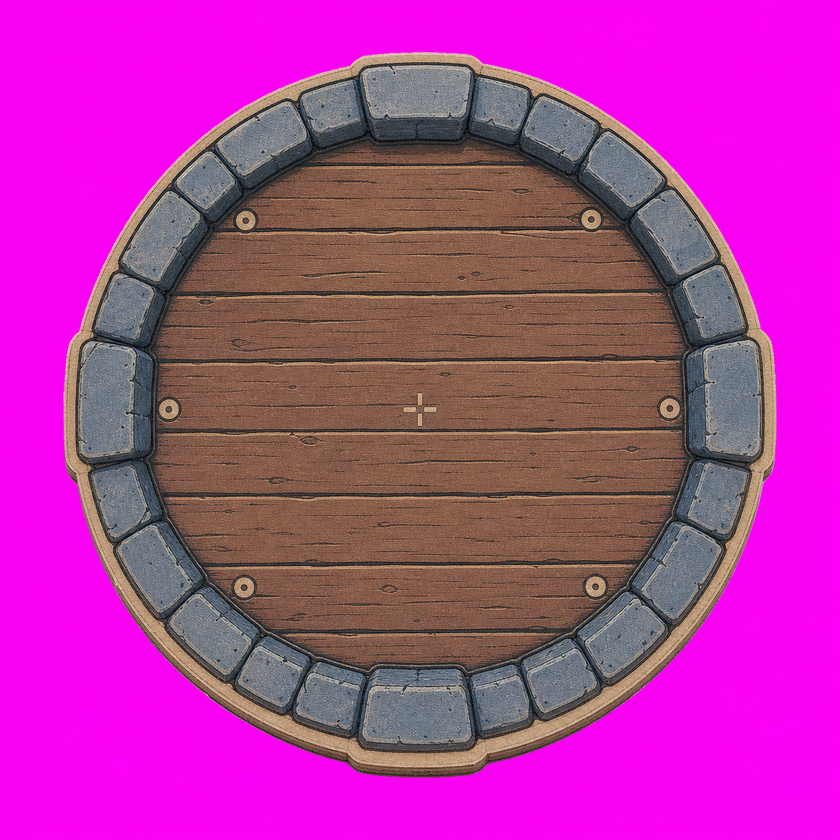
#> input picture v_apha/assets/_archive/crossbow-family-reset-2026-07-22/staging-candidates-modules/fortress_ranged/fortress_ranged__base_token__round_light_v1_chroma.png, 840 x 840 px, shrunk from 1254 x 1254 before the run, found by its file name
$ python prepare_fortress_ranged_base.py
#> lines starting #> are read from the running program, lines starting #| are printed output that depends on the picture
#!/usr/bin/env python3
"""Promote and cut out the approved fortress_ranged light base module."""

from __future__ import annotations
import json
from pathlib import Path
from PIL import Image

ROOT=Path(__file__).resolve().parents[1]
SOURCE=ROOT/'assets/staging/candidates/modules/fortress_ranged/fortress_ranged__base_token__round_light_v1_chroma.png'
OUT=ROOT/'assets/approved/canon/modules/fortress_ranged'

def main():
 OUT.mkdir(parents=True,exist_ok=True)
 image=Image.open(SOURCE).convert('RGBA');pixels=image.load()
 for y in range(image.height):
  for x in range(image.width):
   r,g,b,_=pixels[x,y];distance=((r-255)**2+g*g+(b-255)**2)**.5
   alpha=max(0,min(255,round((distance-28)*255/172)))
   if r>135 and b>85 and g<120 and r-g>60 and b-g>38:alpha=0
   pixels[x,y]=(r,g,b,alpha)
 bbox=image.getchannel('A').point(lambda a:255 if a>18 else 0).getbbox()
#> bbox = (64, 52, 776, 777)
 if not bbox:raise RuntimeError('empty base cutout')
 crop=image.crop(bbox)
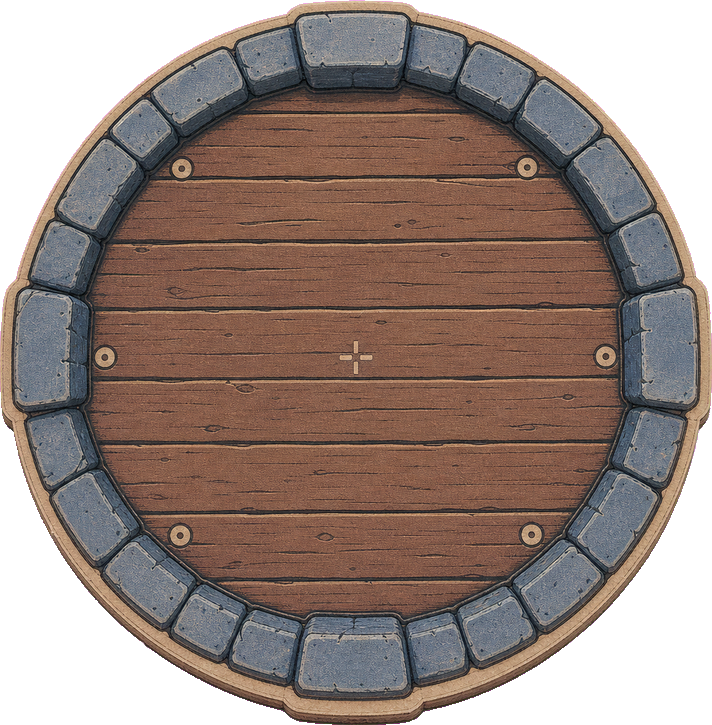
#> crop: PIL image 712x725 RGBA; mean R, G, B, A 150.2, 75.2, 124.8, 194.9; transparent parts drawn white
 chroma=OUT/'fortress_ranged__base_token__round_light_v1_chroma.png'
 alpha_path=OUT/'fortress_ranged__base_token__round_light_v1_alpha.png'
 Image.open(SOURCE).save(chroma,optimize=True);crop.save(alpha_path,optimize=True)
 pivot=[crop.width//2,crop.height//2]
#> pivot = [356, 362]
 manifest={
  'schemaVersion':1,'module':'fortress_ranged__base_token__round_light','family':'fortress_ranged','slot':'base_token',
  'image':alpha_path.name,'sourceImage':chroma.name,'sizePx':list(crop.size),'pivotPx':pivot,
  'pivot':[round(pivot[0]/crop.width,6),round(pivot[1]/crop.height,6)],'footprintPx':max(crop.size),
  'projection':'true_top_down_orthographic_90deg','sharedBy':['watchtower','ranger','tracker','assassin'],
  'qa':{'transparent':True,'magentaSpillPixels':0,'status':'canon'}
 }
 (OUT/'fortress_ranged__base_token__round_light_v1.json').write_text(json.dumps(manifest,ensure_ascii=False,indent=2)+'\n')
 print(json.dumps(manifest,indent=2))
#> (printed output is left out)
if __name__=='__main__':main()

$ run again, with v_apha/assets/_archive/crossbow-family-reset-2026-07-22/staging-candidates-modules/fortress_ranged/fortress_ranged__ambient_child__amber_lantern_housing_v1_chroma.png copied over v_apha/assets/_archive/crossbow-family-reset-2026-07-22/staging-candidates-modules/fortress_ranged/fortress_ranged__base_token__round_light_v1_chroma.png
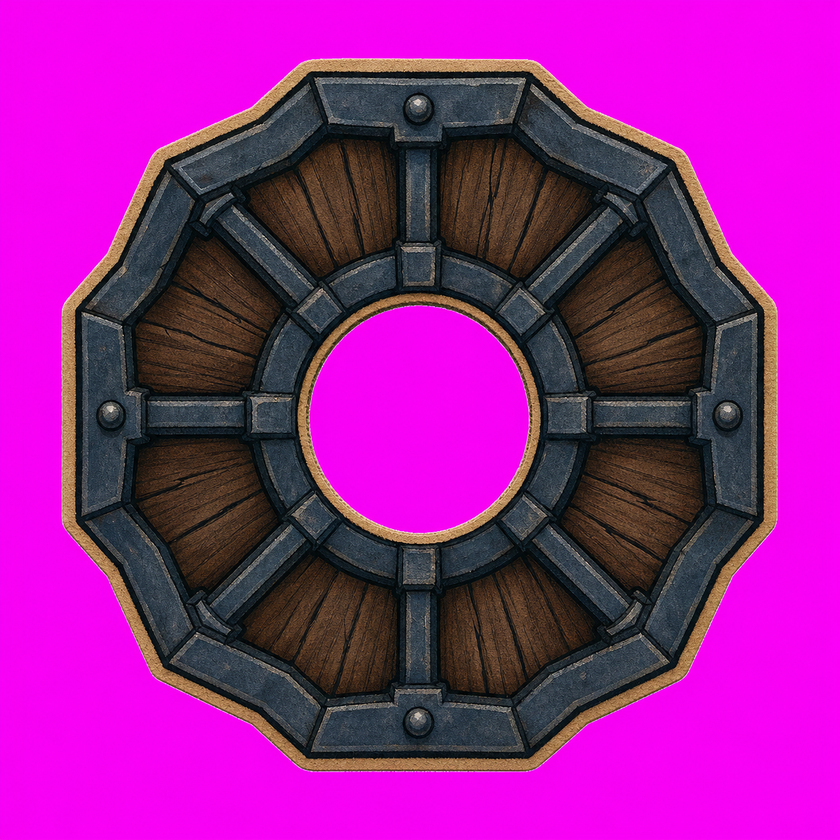
#> input picture v_apha/assets/_archive/crossbow-family-reset-2026-07-22/staging-candidates-modules/fortress_ranged/fortress_ranged__ambient_child__amber_lantern_housing_v1_chroma.png, 840 x 840 px, shrunk from 1254 x 1254 before the run, found by its file name
#> bbox = (61, 58, 778, 772)
#> in main, `crop=image.crop(bbox)`:
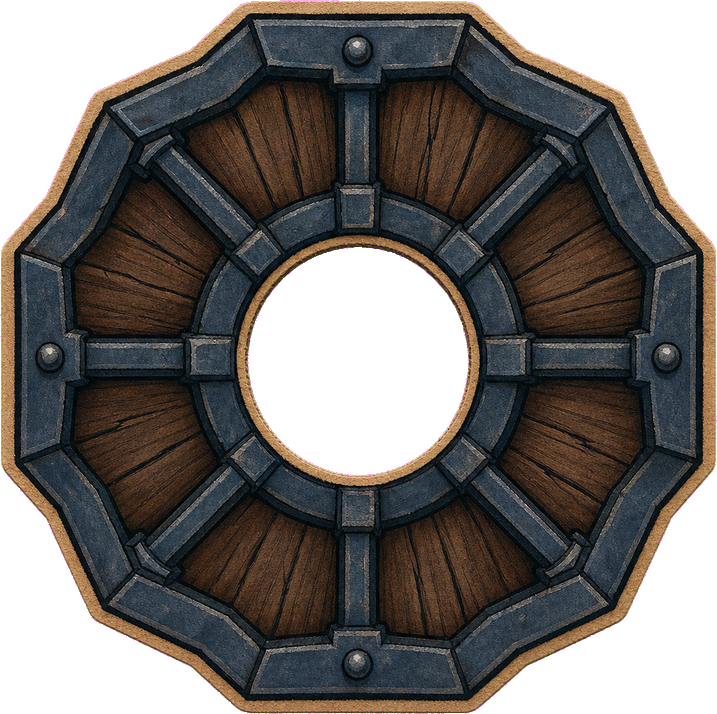
#> crop: PIL image 717x714 RGBA; mean R, G, B, A 113.1, 41.9, 104.8, 185.1; transparent parts drawn white
#> (printed output is left out)
